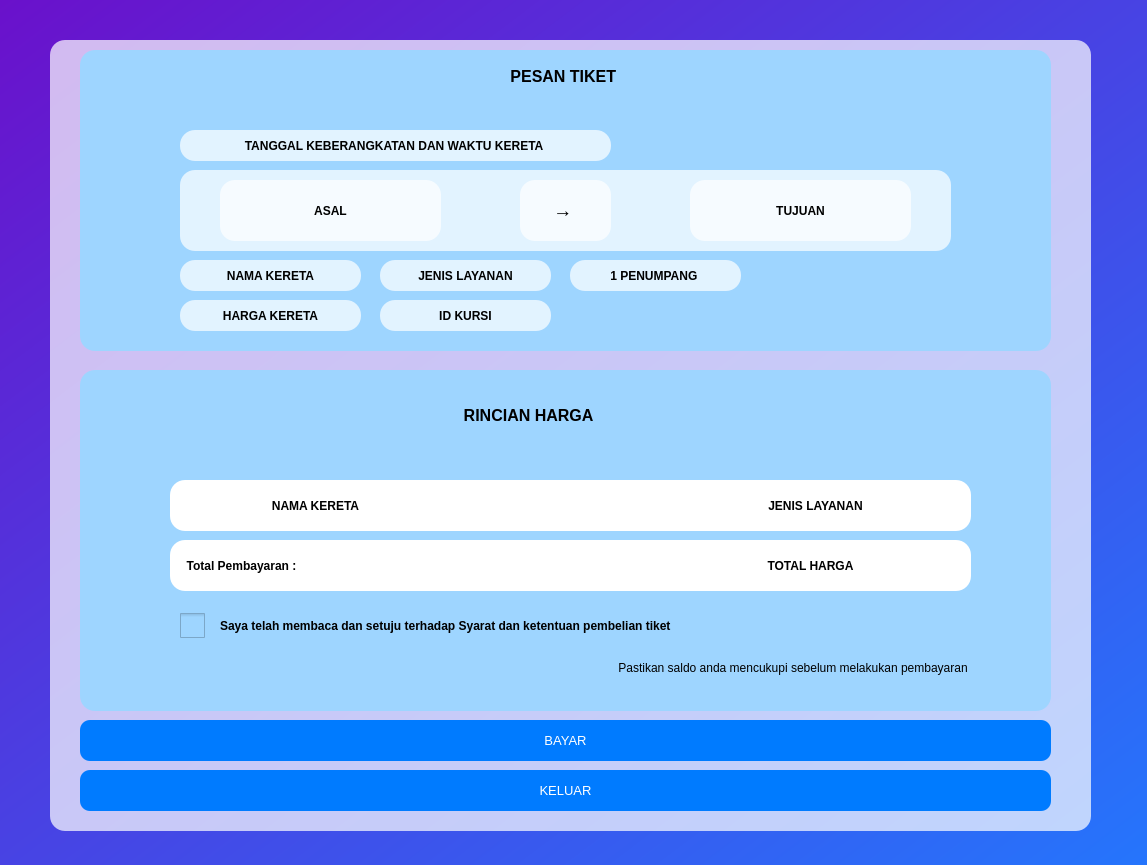
<?xml version="1.0" encoding="UTF-8"?>
<ui version="4.0">
 <class>pembayaran</class>
 <widget class="QDialog" name="pembayaran">
  <property name="geometry">
   <rect>
    <x>0</x>
    <y>0</y>
    <width>1147</width>
    <height>865</height>
   </rect>
  </property>
  <property name="windowTitle">
   <string>Dialog</string>
  </property>
  <property name="styleSheet">
   <string notr="true">background: qlineargradient(x1:0, y1:0, x2:1, y2:1, stop:0 #6a11cb, stop:1 #2575fc);
</string>
  </property>
  <widget class="QFrame" name="kereta_box">
   <property name="geometry">
    <rect>
     <x>50</x>
     <y>40</y>
     <width>1041</width>
     <height>791</height>
    </rect>
   </property>
   <property name="styleSheet">
    <string notr="true">background-color: rgba(255, 255, 255, 180); /* Transparansi */
border-radius: 15px; /* Membuat sudut melengkung */
</string>
   </property>
   <property name="frameShape">
    <enum>QFrame::StyledPanel</enum>
   </property>
   <property name="frameShadow">
    <enum>QFrame::Raised</enum>
   </property>
   <widget class="QWidget" name="kursi_kereta_box" native="true">
    <property name="geometry">
     <rect>
      <x>30</x>
      <y>330</y>
      <width>971</width>
      <height>341</height>
     </rect>
    </property>
    <property name="styleSheet">
     <string notr="true">background : rgb(158, 213, 255);</string>
    </property>
    <widget class="QGroupBox" name="groupBox">
     <property name="geometry">
      <rect>
       <x>20</x>
       <y>50</y>
       <width>921</width>
       <height>291</height>
      </rect>
     </property>
     <property name="styleSheet">
      <string notr="true">QCheckBox::indicator {
    width: 25px;  /* Lebar kotak */
    height: 25px; /* Tinggi kotak */
}
</string>
     </property>
     <property name="title">
      <string/>
     </property>
     <widget class="QCheckBox" name="checkBox">
      <property name="geometry">
       <rect>
        <x>80</x>
        <y>190</y>
        <width>31</width>
        <height>31</height>
       </rect>
      </property>
      <property name="font">
       <font>
        <family>MS Shell Dlg 2</family>
        <pointsize>6</pointsize>
        <weight>50</weight>
        <italic>false</italic>
        <bold>false</bold>
       </font>
      </property>
      <property name="styleSheet">
       <string notr="true">
font: 6pt &quot;MS Shell Dlg 2&quot;;</string>
      </property>
      <property name="text">
       <string/>
      </property>
     </widget>
     <widget class="QGroupBox" name="groupBox_namakereta">
      <property name="geometry">
       <rect>
        <x>70</x>
        <y>60</y>
        <width>801</width>
        <height>51</height>
       </rect>
      </property>
      <property name="styleSheet">
       <string notr="true">background : white;
</string>
      </property>
      <property name="title">
       <string/>
      </property>
      <widget class="QLabel" name="label_namakereta">
       <property name="geometry">
        <rect>
         <x>20</x>
         <y>0</y>
         <width>251</width>
         <height>51</height>
        </rect>
       </property>
       <property name="font">
        <font>
         <weight>75</weight>
         <bold>true</bold>
        </font>
       </property>
       <property name="styleSheet">
        <string notr="true">background : white;</string>
       </property>
       <property name="text">
        <string>NAMA KERETA</string>
       </property>
       <property name="alignment">
        <set>Qt::AlignCenter</set>
       </property>
      </widget>
      <widget class="QLabel" name="label_jenislayanan">
       <property name="geometry">
        <rect>
         <x>550</x>
         <y>0</y>
         <width>191</width>
         <height>51</height>
        </rect>
       </property>
       <property name="font">
        <font>
         <weight>75</weight>
         <bold>true</bold>
        </font>
       </property>
       <property name="styleSheet">
        <string notr="true">background : white;</string>
       </property>
       <property name="text">
        <string>JENIS LAYANAN</string>
       </property>
       <property name="alignment">
        <set>Qt::AlignCenter</set>
       </property>
      </widget>
     </widget>
     <widget class="QLabel" name="label_tampung_harga">
      <property name="geometry">
       <rect>
        <x>70</x>
        <y>120</y>
        <width>801</width>
        <height>51</height>
       </rect>
      </property>
      <property name="font">
       <font>
        <pointsize>9</pointsize>
        <weight>75</weight>
        <bold>true</bold>
       </font>
      </property>
      <property name="styleSheet">
       <string notr="true">background : white;</string>
      </property>
      <property name="text">
       <string>     Total Pembayaran : </string>
      </property>
     </widget>
     <widget class="QLabel" name="label_harga">
      <property name="geometry">
       <rect>
        <x>630</x>
        <y>130</y>
        <width>161</width>
        <height>31</height>
       </rect>
      </property>
      <property name="font">
       <font>
        <weight>75</weight>
        <bold>true</bold>
       </font>
      </property>
      <property name="styleSheet">
       <string notr="true">background : white;</string>
      </property>
      <property name="text">
       <string>TOTAL HARGA</string>
      </property>
      <property name="alignment">
       <set>Qt::AlignCenter</set>
      </property>
     </widget>
     <widget class="QLabel" name="label">
      <property name="geometry">
       <rect>
        <x>120</x>
        <y>180</y>
        <width>801</width>
        <height>51</height>
       </rect>
      </property>
      <property name="font">
       <font>
        <weight>75</weight>
        <bold>true</bold>
       </font>
      </property>
      <property name="text">
       <string>Saya telah membaca dan setuju terhadap Syarat dan ketentuan pembelian tiket</string>
      </property>
     </widget>
    </widget>
    <widget class="QLabel" name="label_5">
     <property name="geometry">
      <rect>
       <x>270</x>
       <y>30</y>
       <width>361</width>
       <height>31</height>
      </rect>
     </property>
     <property name="font">
      <font>
       <pointsize>12</pointsize>
       <weight>75</weight>
       <bold>true</bold>
      </font>
     </property>
     <property name="text">
      <string>RINCIAN HARGA </string>
     </property>
     <property name="alignment">
      <set>Qt::AlignCenter</set>
     </property>
    </widget>
    <widget class="QLabel" name="label_2">
     <property name="geometry">
      <rect>
       <x>310</x>
       <y>290</y>
       <width>581</width>
       <height>16</height>
      </rect>
     </property>
     <property name="text">
      <string>Pastikan saldo anda mencukupi sebelum melakukan pembayaran </string>
     </property>
     <property name="alignment">
      <set>Qt::AlignRight|Qt::AlignTrailing|Qt::AlignVCenter</set>
     </property>
    </widget>
   </widget>
   <widget class="QTextBrowser" name="textBrowser_data_">
    <property name="geometry">
     <rect>
      <x>30</x>
      <y>10</y>
      <width>971</width>
      <height>301</height>
     </rect>
    </property>
    <property name="styleSheet">
     <string notr="true">background : rgb(158, 213, 255);</string>
    </property>
    <property name="html">
     <string>&lt;!DOCTYPE HTML PUBLIC &quot;-//W3C//DTD HTML 4.0//EN&quot; &quot;http://www.w3.org/TR/REC-html40/strict.dtd&quot;&gt;
&lt;html&gt;&lt;head&gt;&lt;meta name=&quot;qrichtext&quot; content=&quot;1&quot; /&gt;&lt;style type=&quot;text/css&quot;&gt;
p, li { white-space: pre-wrap; }
&lt;/style&gt;&lt;/head&gt;&lt;body style=&quot; font-family:'MS Shell Dlg 2'; font-size:8pt; font-weight:400; font-style:normal;&quot;&gt;
&lt;p align=&quot;center&quot; style=&quot;-qt-paragraph-type:empty; margin-top:0px; margin-bottom:0px; margin-left:0px; margin-right:0px; -qt-block-indent:0; text-indent:0px;&quot;&gt;&lt;br /&gt;&lt;/p&gt;
&lt;p align=&quot;center&quot; style=&quot; margin-top:0px; margin-bottom:0px; margin-left:0px; margin-right:0px; -qt-block-indent:0; text-indent:0px;&quot;&gt;&lt;span style=&quot; font-size:12pt; font-weight:600;&quot;&gt;PESAN TIKET &lt;/span&gt;&lt;/p&gt;&lt;/body&gt;&lt;/html&gt;</string>
    </property>
   </widget>
   <widget class="QPushButton" name="button_keluar">
    <property name="geometry">
     <rect>
      <x>30</x>
      <y>730</y>
      <width>971</width>
      <height>41</height>
     </rect>
    </property>
    <property name="font">
     <font>
      <pointsize>10</pointsize>
     </font>
    </property>
    <property name="styleSheet">
     <string notr="true">QPushButton {
    background-color: #007BFF;
    color: white;
    border-radius: 10px;
    padding: 8px;
}
QPushButton:hover {
    background-color: #0056b3;
}
</string>
    </property>
    <property name="text">
     <string>KELUAR</string>
    </property>
   </widget>
   <widget class="QPushButton" name="button_bayar">
    <property name="geometry">
     <rect>
      <x>30</x>
      <y>680</y>
      <width>971</width>
      <height>41</height>
     </rect>
    </property>
    <property name="font">
     <font>
      <pointsize>10</pointsize>
     </font>
    </property>
    <property name="styleSheet">
     <string notr="true">QPushButton {
    background-color: #007BFF;
    color: white;
    border-radius: 10px;
    padding: 8px;
}
QPushButton:hover {
    background-color: #0056b3;
}
</string>
    </property>
    <property name="text">
     <string>BAYAR</string>
    </property>
   </widget>
   <widget class="QLabel" name="label_waktu_ticket">
    <property name="geometry">
     <rect>
      <x>130</x>
      <y>90</y>
      <width>431</width>
      <height>31</height>
     </rect>
    </property>
    <property name="font">
     <font>
      <weight>75</weight>
      <bold>true</bold>
     </font>
    </property>
    <property name="text">
     <string>TANGGAL KEBERANGKATAN DAN WAKTU KERETA </string>
    </property>
    <property name="alignment">
     <set>Qt::AlignCenter</set>
    </property>
   </widget>
   <widget class="QLabel" name="label_nama_kereta">
    <property name="geometry">
     <rect>
      <x>130</x>
      <y>220</y>
      <width>181</width>
      <height>31</height>
     </rect>
    </property>
    <property name="font">
     <font>
      <weight>75</weight>
      <bold>true</bold>
     </font>
    </property>
    <property name="text">
     <string>NAMA KERETA</string>
    </property>
    <property name="alignment">
     <set>Qt::AlignCenter</set>
    </property>
   </widget>
   <widget class="QLabel" name="label_layanan">
    <property name="geometry">
     <rect>
      <x>330</x>
      <y>220</y>
      <width>171</width>
      <height>31</height>
     </rect>
    </property>
    <property name="font">
     <font>
      <weight>75</weight>
      <bold>true</bold>
     </font>
    </property>
    <property name="text">
     <string>JENIS LAYANAN</string>
    </property>
    <property name="alignment">
     <set>Qt::AlignCenter</set>
    </property>
   </widget>
   <widget class="QLabel" name="label_penumpang">
    <property name="geometry">
     <rect>
      <x>520</x>
      <y>220</y>
      <width>171</width>
      <height>31</height>
     </rect>
    </property>
    <property name="font">
     <font>
      <weight>75</weight>
      <bold>true</bold>
     </font>
    </property>
    <property name="text">
     <string>1 PENUMPANG </string>
    </property>
    <property name="alignment">
     <set>Qt::AlignCenter</set>
    </property>
   </widget>
   <widget class="QLabel" name="label_container_asaltujan">
    <property name="geometry">
     <rect>
      <x>130</x>
      <y>130</y>
      <width>771</width>
      <height>81</height>
     </rect>
    </property>
    <property name="text">
     <string/>
    </property>
   </widget>
   <widget class="QLabel" name="label_asal">
    <property name="geometry">
     <rect>
      <x>170</x>
      <y>140</y>
      <width>221</width>
      <height>61</height>
     </rect>
    </property>
    <property name="font">
     <font>
      <weight>75</weight>
      <bold>true</bold>
     </font>
    </property>
    <property name="text">
     <string>ASAL</string>
    </property>
    <property name="alignment">
     <set>Qt::AlignCenter</set>
    </property>
   </widget>
   <widget class="QLabel" name="label_tujuan">
    <property name="geometry">
     <rect>
      <x>640</x>
      <y>140</y>
      <width>221</width>
      <height>61</height>
     </rect>
    </property>
    <property name="font">
     <font>
      <weight>75</weight>
      <bold>true</bold>
     </font>
    </property>
    <property name="text">
     <string>TUJUAN</string>
    </property>
    <property name="alignment">
     <set>Qt::AlignCenter</set>
    </property>
   </widget>
   <widget class="QLabel" name="label_harga_2">
    <property name="geometry">
     <rect>
      <x>130</x>
      <y>260</y>
      <width>181</width>
      <height>31</height>
     </rect>
    </property>
    <property name="font">
     <font>
      <weight>75</weight>
      <bold>true</bold>
     </font>
    </property>
    <property name="text">
     <string>HARGA KERETA</string>
    </property>
    <property name="alignment">
     <set>Qt::AlignCenter</set>
    </property>
   </widget>
   <widget class="QLabel" name="label_kursi">
    <property name="geometry">
     <rect>
      <x>330</x>
      <y>260</y>
      <width>171</width>
      <height>31</height>
     </rect>
    </property>
    <property name="font">
     <font>
      <weight>75</weight>
      <bold>true</bold>
     </font>
    </property>
    <property name="text">
     <string>ID KURSI</string>
    </property>
    <property name="alignment">
     <set>Qt::AlignCenter</set>
    </property>
   </widget>
   <widget class="QLabel" name="label_3">
    <property name="geometry">
     <rect>
      <x>470</x>
      <y>140</y>
      <width>91</width>
      <height>61</height>
     </rect>
    </property>
    <property name="font">
     <font>
      <pointsize>14</pointsize>
      <weight>75</weight>
      <bold>true</bold>
     </font>
    </property>
    <property name="text">
     <string>→ </string>
    </property>
    <property name="alignment">
     <set>Qt::AlignCenter</set>
    </property>
   </widget>
  </widget>
 </widget>
 <resources/>
 <connections/>
</ui>
